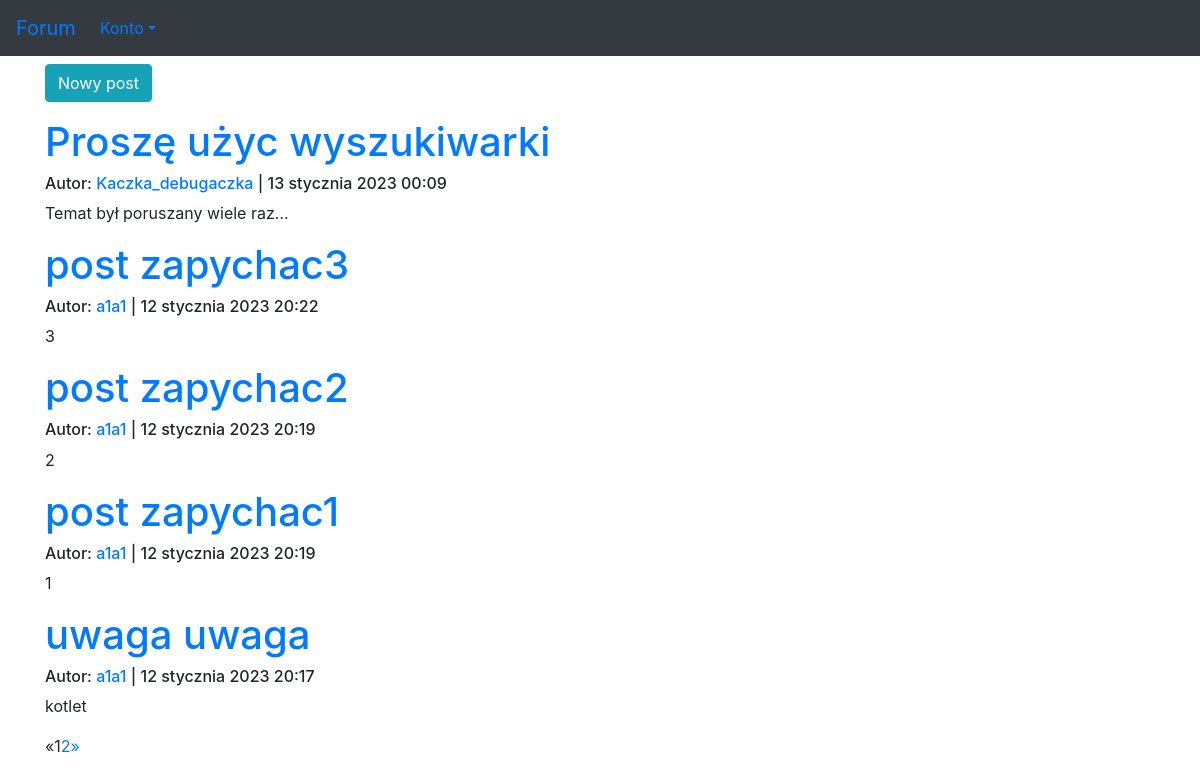
The app's page / (signed in) with its own data.
### forum/models.py (models this page shows, shortened)
class Post(models.Model):
    author = models.ForeignKey(User, on_delete=models.CASCADE)
    title = models.CharField(max_length=100)
    description = models.TextField()
    published_date = models.DateTimeField(default=timezone.now)
    updated = models.DateTimeField(blank=True, null=True)
    views = models.IntegerField(default=0)

### forum/views.py (the view)
# urls.py: path('', views.posts_list, name='index'),
def posts_list(request):
    posts = Post.objects.filter(published_date__lte=timezone.now()).order_by('-published_date')
    paginator = Paginator(posts, 5)
    page = request.GET.get('page')
    posts = paginator.get_page(page)
    return render(request, 'forum/index.html', {'posts': posts})

### forum/templates/forum/index.html
{% extends 'szablon.html' %}
{% block tresc %}
    {% if user.is_authenticated %}
        <p><a href="{% url 'forum:new_post' %}" class="btn btn-info" role="button">Nowy post</a></p>
    {% else %}
        <a href="{% url 'users:loguj' %}" class="btn btn-info" role="button">Zaloguj</a>
    {% endif %}
    {% for post in posts %}
        <h1><a href="{% url 'forum:post' pk=post.pk %}">{{ post.title }}</a></h1>
        <h6>
            Autor: <a href="{% url 'users:index' pk=post.author.id %}">{{ post.author }}</a> | {{ post.published_date }}
        </h6>
        <p>{{ post.description|linebreaksbr|truncatechars:30 }}</p>
    {% endfor %}
          {% if posts.has_other_pages %}
        <ul class="pagination">
          {% if posts.has_previous %}
            <li><a href="?page={{ posts.previous_page_number }}">&laquo;</a></li>
          {% else %}
            <li class="disabled"><span>&laquo;</span></li>
          {% endif %}
          {% for i in posts.paginator.page_range %}
            {% if posts.number == i %}
              <li class="active"><span>{{ i }} <span class="sr-only">(current)</span></span></li>
            {% else %}
              <li><a href="?page={{ i }}">{{ i }}</a></li>
            {% endif %}
          {% endfor %}
          {% if posts.has_next %}
            <li><a href="?page={{ posts.next_page_number }}">&raquo;</a></li>
          {% else %}
            <li class="disabled"><span>&raquo;</span></li>
          {% endif %}
        </ul>
      {% endif %}
{% endblock tresc %}

### records on screen
Post: title "Proszę użyc wyszukiwarki", author "Kaczka_debugaczka", published_date "13 stycznia 2023 00:09", description "Temat był poruszany wiele raz…"
Post: title "post zapychac3", author "a1a1", published_date "12 stycznia 2023 20:22", description "3"
Post: title "post zapychac2", author "a1a1", published_date "12 stycznia 2023 20:19", description "2"
Post: title "post zapychac1", author "a1a1", published_date "12 stycznia 2023 20:19", description "1"
Post: title "uwaga uwaga", author "a1a1", published_date "12 stycznia 2023 20:17", description "kotlet"

### other values on screen
{{ i }} "1"
{{ i }} "2"
